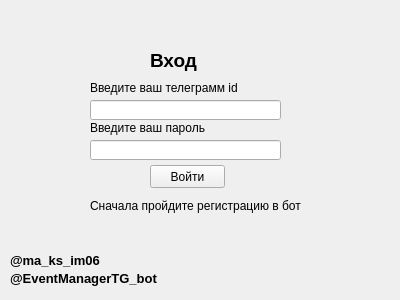
<?xml version="1.0" encoding="UTF-8"?>
<ui version="4.0">
 <class>Form</class>
 <widget class="QWidget" name="Form">
  <property name="geometry">
   <rect>
    <x>0</x>
    <y>0</y>
    <width>400</width>
    <height>300</height>
   </rect>
  </property>
  <property name="windowTitle">
   <string>Form</string>
  </property>
  <widget class="QLabel" name="label_entrance">
   <property name="geometry">
    <rect>
     <x>150</x>
     <y>40</y>
     <width>71</width>
     <height>41</height>
    </rect>
   </property>
   <property name="font">
    <font>
     <pointsize>14</pointsize>
     <weight>75</weight>
     <bold>true</bold>
    </font>
   </property>
   <property name="text">
    <string>Вход</string>
   </property>
  </widget>
  <widget class="QLineEdit" name="input_id">
   <property name="enabled">
    <bool>true</bool>
   </property>
   <property name="geometry">
    <rect>
     <x>90</x>
     <y>100</y>
     <width>191</width>
     <height>20</height>
    </rect>
   </property>
   <property name="font">
    <font>
     <strikeout>false</strikeout>
    </font>
   </property>
   <property name="text">
    <string/>
   </property>
  </widget>
  <widget class="QLineEdit" name="input_password">
   <property name="geometry">
    <rect>
     <x>90</x>
     <y>140</y>
     <width>191</width>
     <height>20</height>
    </rect>
   </property>
   <property name="text">
    <string/>
   </property>
  </widget>
  <widget class="QPushButton" name="login_btn">
   <property name="geometry">
    <rect>
     <x>150</x>
     <y>165</y>
     <width>75</width>
     <height>23</height>
    </rect>
   </property>
   <property name="text">
    <string>Войти</string>
   </property>
  </widget>
  <widget class="QLabel" name="label_error_register_in_bot">
   <property name="geometry">
    <rect>
     <x>90</x>
     <y>190</y>
     <width>211</width>
     <height>31</height>
    </rect>
   </property>
   <property name="text">
    <string>Сначала пройдите регистрацию в боте </string>
   </property>
  </widget>
  <widget class="QLabel" name="label_bot_link">
   <property name="geometry">
    <rect>
     <x>10</x>
     <y>270</y>
     <width>161</width>
     <height>16</height>
    </rect>
   </property>
   <property name="font">
    <font>
     <pointsize>10</pointsize>
     <weight>75</weight>
     <bold>true</bold>
    </font>
   </property>
   <property name="text">
    <string>@EventManagerTG_bot</string>
   </property>
  </widget>
  <widget class="QLabel" name="label_my_link">
   <property name="geometry">
    <rect>
     <x>10</x>
     <y>250</y>
     <width>91</width>
     <height>20</height>
    </rect>
   </property>
   <property name="font">
    <font>
     <pointsize>10</pointsize>
     <weight>75</weight>
     <bold>true</bold>
    </font>
   </property>
   <property name="text">
    <string>@ma_ks_im06</string>
   </property>
  </widget>
  <widget class="QLabel" name="label_input_password">
   <property name="geometry">
    <rect>
     <x>90</x>
     <y>120</y>
     <width>151</width>
     <height>16</height>
    </rect>
   </property>
   <property name="text">
    <string>Введите ваш пароль</string>
   </property>
  </widget>
  <widget class="QLabel" name="label_input_id">
   <property name="geometry">
    <rect>
     <x>90</x>
     <y>80</y>
     <width>171</width>
     <height>16</height>
    </rect>
   </property>
   <property name="text">
    <string>Введите ваш телеграмм id</string>
   </property>
  </widget>
 </widget>
 <resources/>
 <connections/>
</ui>
